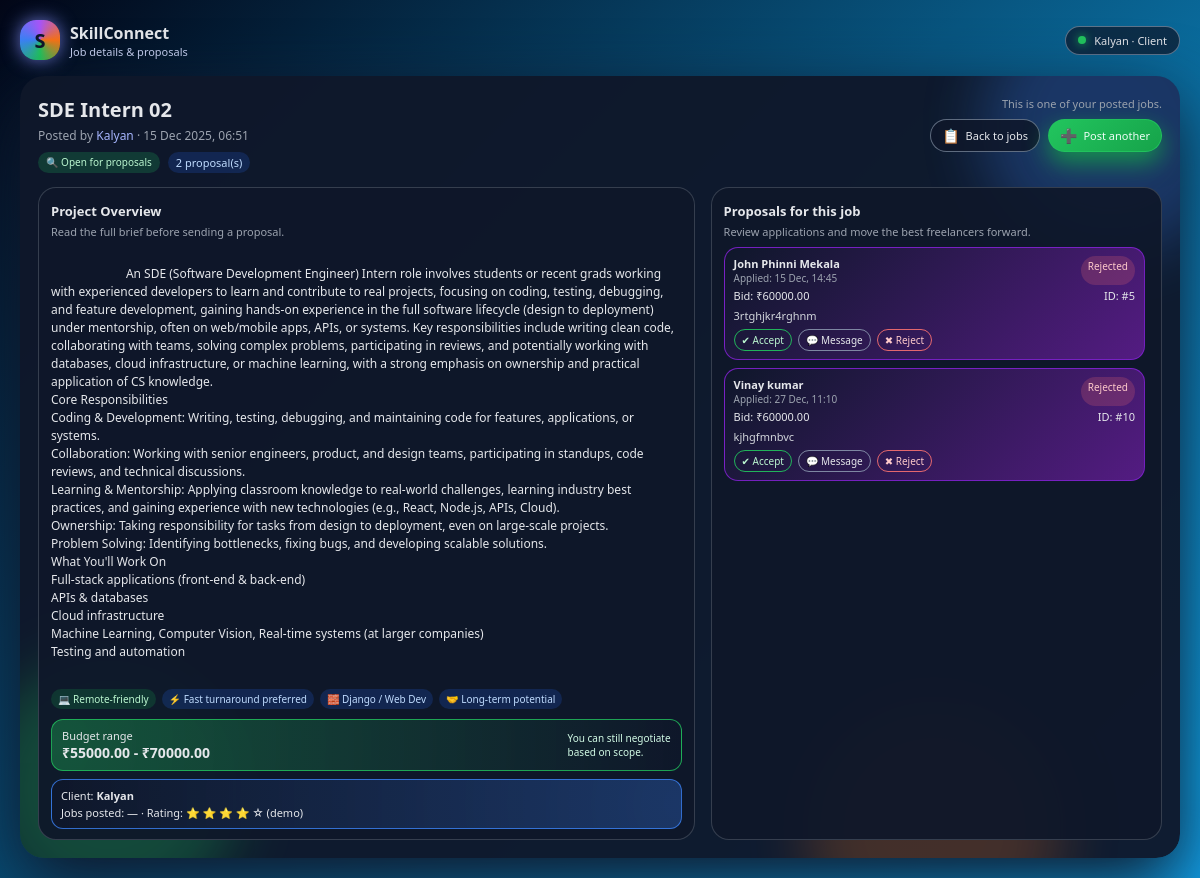
Page /jobs/10/ (signed in) on the committed database.
### marketplace/models.py (models this page shows, shortened)
class User(AbstractUser):
    ROLE_CHOICES = (
        ('client', 'client'),
        ('freelancer', 'Freelancer'),
    )
    role = models.CharField(max_length=20, choices=ROLE_CHOICES)

class Job(models.Model):
    STATUS_CHOICES = (
        ('open', 'Open'),
        ('in_progress', 'In Progress'),
        ('completed', 'Completed'),
        ('cancelled', 'Cancelled'),
    )
    client = models.ForeignKey(User, on_delete=models.CASCADE, related_name='jobs')
    title = models.CharField(max_length=200)
    description = models.TextField()
    budget_min = models.DecimalField(max_digits=10, decimal_places=2)
    budget_max = models.DecimalField(max_digits=10, decimal_places=2)
    created_at = models.DateTimeField(auto_now_add=True)
    status = models.CharField(max_length=20, choices=STATUS_CHOICES, default='open')

class Proposal(models.Model):
    STATUS_CHOICES = (
        ('pending', 'Pending'),
        ('accepted', 'Accepted'),
        ('rejected', 'Rejected'),
    )
    job = models.ForeignKey(Job, on_delete=models.CASCADE, related_name='proposals')
    freelancer = models.ForeignKey(User, on_delete=models.CASCADE, related_name='proposals')
    cover_letter = models.TextField()
    bid_amount = models.DecimalField(max_digits=10, decimal_places=2)
    status = models.CharField(max_length=20, choices=STATUS_CHOICES, default='pending')
    created_at = models.DateTimeField(auto_now_add=True)
    User = settings.AUTH_USER_MODEL

### marketplace/views.py (the view, shortened to what this page needs)
# urls.py: path("jobs/<int:pk>/", views.job_detail, name="job_detail"),
@login_required
def job_detail(request, pk):
    job = get_object_or_404(Job, pk=pk)
    proposal_form = None
    context = {
        "job": job,
        "proposal_form": proposal_form,
    }
    return render(request, "marketplace/job_detail.html", context)

### marketplace/templates/marketplace/job_detail.html (shortened to what this page needs)
<!DOCTYPE html>
<html lang="en">
<head>
</head>
<body>
<div class="shell">
    <div class="top-row">
        <div class="top-left">
            <div class="logo">S</div>
            <div class="top-text">
                <span>SkillConnect</span>
                <span>Job details & proposals</span>
            </div>
        </div>
        <div class="top-right">
            <span class="pill-dot"></span>
            <span>
                {{ request.user.first_name|default:"User" }}
                · {{ request.user.role|title|default:"Member" }}
            </span>
        </div>
    </div>
    <div class="card">
        <div class="glow-container">
            <div class="glow g1"></div>
        </div>
        <div class="card-inner">
            <div class="header-row">
                <div class="header-main">
                    <div class="job-title">{{ job.title }}</div>
                    <div class="job-sub">
                        Posted by <span>{{ job.client.first_name|default:"Client" }}</span> ·
                        {{ job.created_at|date:"d M Y, H:i" }}
                    </div>
                    <div class="job-meta-row">
                        {% if job.status %}
                            <span class="status-pill {{ job.status }}">
                                {% if job.status == "open" %}
                                    🔍 Open for proposals
                                {% elif job.status == "in_progress" %}
                                    🚧 In progress
                                {% elif job.status == "completed" %}
                                    ✅ Completed
                                {% else %}
                                    ⛔ Closed
                                {% endif %}
                            </span>
                        {% endif %}
                        <span class="badge-soft">
                            {{ job.proposals.count }} proposal(s)
                        </span>
                    </div>
                </div>
                <div class="header-side">
                    <div>
                        {% if request.user.role == "client" and request.user == job.client %}
                            This is one of your posted jobs.
                        {% else %}
                            Viewing job from {{ job.client.first_name|default:"Client" }}.
                        {% endif %}
                    </div>
                    <div class="header-actions">
                        {% if request.user.role == "client" and request.user == job.client %}
                            <a href="{% url 'job_list' %}" class="btn-small">
                                <span class="icon">📋</span>
                                <span>Back to jobs</span>
                            </a>
                            <a href="{% url 'job_create' %}" class="btn-small primary">
                                <span class="icon">➕</span>
                                <span>Post another</span>
                            </a>
                        {% else %}
                            <a href="{% url 'job_list' %}" class="btn-small">
                                <span class="icon">⬅</span>
                                <span>Back to jobs</span>
                            </a>
                        {% endif %}
                    </div>
                </div>
            </div>
            <div class="content-grid">
                <section class="panel">
                    <div class="panel-title">Project Overview</div>
                    <div class="panel-sub">
                        Read the full brief before sending a proposal.
                    </div>
                    <div class="job-description">
                        {{ job.description|linebreaksbr }}
                    </div>
                    <div class="tags-row">
                        <span class="tag-pill green">💻 Remote-friendly</span>
                        <span class="tag-pill">⚡ Fast turnaround preferred</span>
                        <span class="tag-pill">🧱 Django / Web Dev</span>
                        <span class="tag-pill">🤝 Long-term potential</span>
                    </div>
                    <div class="budget-box">
                        <div>
                            Budget range
                            <br>
                            <span class="value">
                                ₹{{ job.budget_min }} - ₹{{ job.budget_max }}
                            </span>
                        </div>
                        <div style="font-size:10px;color:#d1fae5;">
                            You can still negotiate<br>based on scope.
                        </div>
                    </div>
                    <div class="client-box">
                        <div style="margin-bottom:2px;">
                            Client: <strong>{{ job.client.first_name|default:"Client" }}</strong>
                        </div>
                        <div>
                            Jobs posted: <span>—</span> · Rating: <span>⭐ ⭐ ⭐ ⭐ ☆</span> (demo)
                        </div>
                    </div>
                </section>
                <section class="panel">
                    {% if request.user.role == "client" and request.user == job.client %}
                        <div class="panel-title">Proposals for this job</div>
                        <div class="panel-sub">
                            Review applications and move the best freelancers forward.
                        </div>
                        <div class="proposal-list">
                            {% with job.proposals.all as proposals %}
                                {% if proposals %}
                                    {% for proposal in proposals %}
                                        <div class="proposal-item">
                                            <div class="proposal-top">
                                                <div>
                                                    <div class="proposal-name">
                                                        {{ proposal.freelancer.first_name|default:"Freelancer" }}
                                                    </div>
                                                    <div style="font-size:10px;color:#9ca3af;">
                                                        Applied: {{ proposal.created_at|date:"d M, H:i" }}
                                                    </div>
                                                </div>
                                                <div class="proposal-status {{ proposal.status }}">
                                                    {{ proposal.get_status_display }}
                                                </div>
                                            </div>
                                            <div class="proposal-meta">
                                                <span>Bid: ₹{{ proposal.bid_amount }}</span>
                                                <span>ID: #{{ proposal.id }}</span>
                                            </div>
                                            <div class="proposal-cover">
                                                {{ proposal.cover_letter|truncatechars:140 }}
                                            </div>
                                            <div class="proposal-actions">
    <form method="post" action="{% url 'proposal_accept' proposal.id %}" style="display:inline;">
        <button type="submit" class="btn-xs green">
            ✔ Accept
        </button>
    </form>
    <button type="button" class="btn-xs">
        💬 Message
    </button>
    <form method="post" action="{% url 'proposal_reject' proposal.id %}" style="display:inline;">
        <button type="submit" class="btn-xs red">
            ✖ Reject
        </button>
    </form>
</div>
                                        </div>
                                    {% endfor %}
                                {% else %}
                                    <div class="empty-state">
                                        No proposals yet. You’ll see applications here as freelancers apply.
                                    </div>
                                {% endif %}
                            {% endwith %}
                        </div>
                    {% endif %}
                </section>
            </div>
        </div>
    </div>
</div>
</body>
</html>

### rows in the picture
User: user.first_name "Kalyan", user.role "Client"
Job: title "SDE Intern 02", client.first_name "Kalyan", created_at "15 Dec 2025, 06:51", proposals.count "2", description "An SDE (Software Development Engineer) Intern role involves students or recent grads working with experienced developers to learn and contribute to real projects, focusing on coding, testing, debugging, and feature development, gaining hands-on experience in the full software lifecycle (design to deployment) under mentorship, often on web/mobile apps, APIs, or systems. Key responsibilities include writing clean code, collaborating with teams, solving complex problems, participating in reviews, and potentially working with databases, cloud infrastructure, or machine learning, with a strong emphasis on ownership and practical application of CS knowledge. Core Responsibilities Coding &…", budget_min "55000.00", budget_max "70000.00"
Proposal: freelancer.first_name "John Phinni Mekala", created_at "15 Dec, 14:45", status "Rejected", bid_amount "60000.00", id "5", cover_letter "3rtghjkr4rghnm"
Proposal: freelancer.first_name "Vinay kumar", created_at "27 Dec, 11:10", status "Rejected", bid_amount "60000.00", id "10", cover_letter "kjhgfmnbvc"
